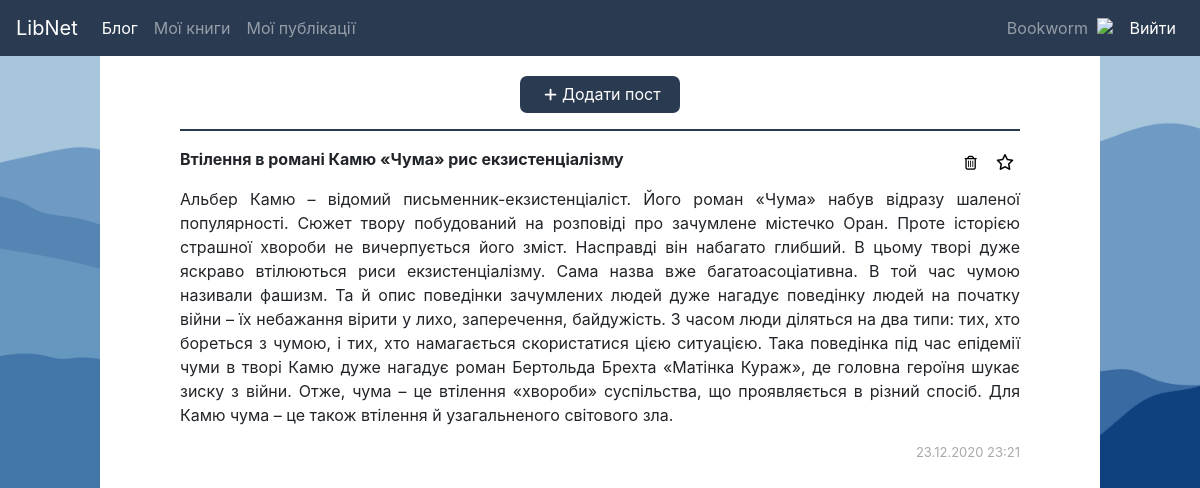
/posts (signed in), run on the app's committed database.
### sn/db.py (models this page shows)
class User(db.Model):
	id = db.Column(db.Integer, primary_key=True)
	username = db.Column(db.String(80), nullable=False, unique = True)
	name = db.Column(db.String(80), nullable=False)
	birth_date = db.Column(db.DateTime, nullable=False)
	email = db.Column(db.String(80), unique=True, nullable=False)
	password = db.Column(db.String(80), nullable=False)
	avatar = db.Column(db.String(100))

class Post(db.Model):
	id = db.Column(db.Integer, primary_key=True)
	author_id = db.Column(db.Integer, db.ForeignKey('user.id'), nullable=False)
	author = db.relationship('User',  foreign_keys = "Post.author_id")
	title = db.Column(db.String(80), nullable=False)
	body = db.Column(db.Text, nullable=False)
	date = db.Column(db.String(80), nullable=False)
	likes = db.Column(db.String(100))
	is_favorite = db.Column(db.Boolean, default=False)

### sn/index.py (the view)
@app.route('/posts', methods=('GET', 'POST'))
def posts():
	get_user()
	p = None
	if g.user is not None:
		p = Post.query.filter_by(author_id=g.user.id)
		print(p.all())
	return render_template('posts.html', posts=p)

### sn/index.py (called while the page is built)
def get_user():
	user_id = session.get('user_id')
	if user_id is None:
		g.user = None
	else:
		g.user = User.query.filter_by(id=user_id).first()
	return g.user

### sn/templates/posts.html (shortened to what this page needs)
<!doctype html>
<html>
    <head>
        <link rel="stylesheet" href="https://maxcdn.bootstrapcdn.com/bootstrap/4.0.0/css/bootstrap.min.css">
        <link rel="stylesheet" href="../static/css/style.css">
    </head>
    <body>
        {% include 'navbar.html' %}
        {% if g.user %}
        <div style="max-width: 1000px; margin: auto; background-color: white; padding-right: 80px; padding-left: 80px; margin-top: 0; min-height: 92vh; padding-top: 10px; padding-bottom: 15px;">
        <form>
        <button formaction="{{ url_for('add_post') }}" id="add-quote-button" class="add-quote-button" style="margin: auto; display: block; margin-top: 10px;"><i class="fas fa-plus" style="margin: 5px; font-size: 0.9rem;"></i>Додати пост</button>
        </form>
          {% if posts.first() %}
            <ul class="posts" style="padding: 0px;">
                {% for post in posts|reverse %}
                <hr style="border-top: 2px solid #2A3A51">
                    <li class="post" style="padding: 0px; list-style: none;">
                        <div style="display: flex; justify-content: space-between;">
                        <p><b>{{ post.title }}</b></p>
                        <form method="post">
                    <button class="edit-delete-button delete-post" formaction="{{ url_for('delete_post', id=post.id) }}" ><i class="far fa-trash-alt" style="margin-right: -70px;"></i></button>
                            {%  if post.is_favorite %}
                <button formaction="{{ url_for('add_post_to_favorites', id=post.id) }}" style="border: 0; background-color: transparent;"><i class="fas fa-star"></i></button>
                    {%  else %}
                <button formaction="{{ url_for('add_post_to_favorites', id=post.id) }}" style="border: 0; background-color: transparent;"><i class="far fa-star"></i></button>
                    {%  endif %}
                    </form>
                        </div>
                    <p style="text-align: justify;">{{ post.body }}</p>
                    <p style="text-align: right; color: darkgray; font-size: 13px;">{{ post.date }}</p>
                    </li>
                {% endfor %}
            </ul>
          {% else %}
            <hr>
            <div style="margin-top: 20px; text-align: center;">У Вас поки що немає власних публікацій.</div>
          {% endif %}
        {% else %}
            <hr>
          <div>Увійдіть в аккаунт, щоб побачити свої пости.</div>
        {% endif %}
        </div>
    </body>
</html>

### sn/templates/navbar.html (shortened to what this page needs)
<!doctype html>
<html>
<head>
    <link rel="stylesheet" href="../static/css/style.css">
<link rel="stylesheet" href="https://maxcdn.bootstrapcdn.com/bootstrap/4.0.0/css/bootstrap.min.css">
</head>
<body>
<nav class="navbar navbar-expand-lg navbar-dark" style="background-color: #2A3A51;">
  <a class="navbar-brand" href="{{ url_for('index') }}">LibNet</a>
  <div  class="collapse navbar-collapse" id="navbarSupportedContent">
      {% if g.user %}
    <ul class="navbar-nav mr-auto">
      <li class="nav-item active">
        <a class="nav-link" href="{{ url_for('blog') }}">Блог<span class="sr-only">(current)</span></a>
      </li>
      <li class="nav-item">
        <a class="nav-link" href="{{ url_for('books') }}">Мої книги</a>
      </li>
        <li class="nav-item">
        <a class="nav-link" href="{{ url_for('posts') }}">Мої публікації</a>
      </li>
    </ul>
      {% endif %}
      <ul class="navbar-nav">
      {% if g.user %}
        <li class="nav-item">
        <a class="nav-link" href="{{ url_for('my_profile') }}" style="height: 40px;">
            {{ g.user.username }}
            {% if g.user.avatar %}
            <img src="{{ g.user.avatar }}" style="height: 40px; margin-top: -8px; margin-left: 5px;">
            {% endif %}
            </a>
        </li>
        <li class="nav-item">
        <a style="color: white" class="nav-link" href="{{ url_for('logout') }}">Вийти</a>
        </li>
     {% endif %}
    </ul>
  </div>
</nav>
    </body>
</html>

### sn/static/css/style.css (style rules this page uses)
a { color: #000; text-decoration: none; }
.nav-link { color: black; }
.add-class-button, .edit-delete-button, .add-quote-button { background-color: #2A3A51; color: white; width: 160px; height: 37px; border-radius: 7px; margin: auto; border-color: transparent; margin: 1px 0 1px 0; }
.edit-delete-button { width: 100px; height: 28px; font-size: 14px; }
.edit-delete-button.delete-post { color: black; background-color: inherit; }

### sn/templates/navbar.html (style rules this page uses)
.navbar { position: sticky; left: 0; }

### sn/templates/posts.html (style rules this page uses)
body { background-image: url("../static/img/17.png");; background-attachment: fixed; background-repeat: no-repeat; background-size: cover; }

### data on the page
User: user.username "Bookworm"
Post: title "Втілення в романі Камю «Чума» рис екзистенціалізму", body "Альбер Камю – відомий письменник-екзистенціаліст. Його роман «Чума» набув відразу шаленої популярності. Сюжет твору побудований на розповіді про зачумлене містечко Оран. Проте історією страшної хвороби не вичерпується його зміст. Насправді він набагато глибший. В цьому творі дуже яскраво втілюються риси екзистенціалізму. Сама назва вже багатоасоціативна. В той час чумою називали фашизм. Та й опис поведінки зачумлених людей дуже нагадує поведінку людей на початку війни – їх небажання вірити у лихо, заперечення, байдужість. З часом люди діляться на два типи: тих, хто бореться з чумою, і тих, хто намагається скористатися цією ситуацією. Така поведінка під час епідемії чуми в творі Камю дуже…", date "23.12.2020 23:21"
